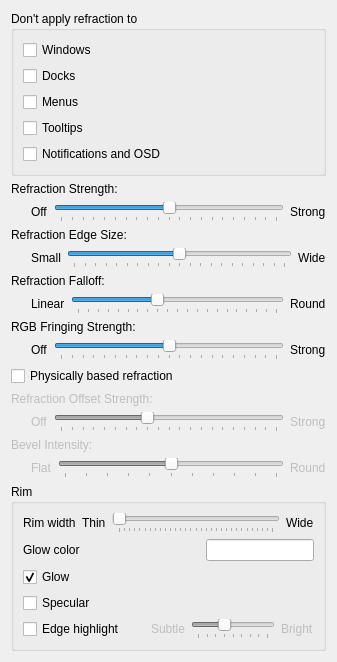
         <widget class="QWidget" name="scrollContentRefraction">
          <layout class="QVBoxLayout">
           <item>
            <widget class="QGroupBox" name="groupBoxRefractionExclusions">
             <property name="title">
              <string>Don't apply refraction to</string>
             </property>
             <layout class="QVBoxLayout" name="verticalLayoutRefractionExclusions">
              <item>
               <widget class="QCheckBox" name="kcfg_RefractionExcludeWindows">
                <property name="text">
                 <string>Windows</string>
                </property>
               </widget>
              </item>
              <item>
               <widget class="QCheckBox" name="kcfg_RefractionExcludeDocks">
                <property name="text">
                 <string>Docks</string>
                </property>
               </widget>
              </item>
              <item>
               <widget class="QCheckBox" name="kcfg_RefractionExcludeMenus">
                <property name="text">
                 <string>Menus</string>
                </property>
               </widget>
              </item>
              <item>
               <widget class="QCheckBox" name="kcfg_RefractionExcludeTooltips">
                <property name="text">
                 <string>Tooltips</string>
                </property>
               </widget>
              </item>
              <item>
               <widget class="QCheckBox" name="kcfg_RefractionExcludeOSD">
                <property name="text">
                 <string>Notifications and OSD</string>
                </property>
               </widget>
              </item>
             </layout>
            </widget>
           </item>
           <item>
            <widget class="QLabel" name="labelRefractionStrength">
             <property name="text">
              <string>Refraction Strength:</string>
             </property>
            </widget>
           </item>
           <item>
            <layout class="QHBoxLayout" name="horizontalLayout">
             <item>
              <spacer name="horizontalSpacer">
               <property name="orientation">
                <enum>Qt::Orientation::Horizontal</enum>
               </property>
               <property name="sizeType">
                <enum>QSizePolicy::Policy::Fixed</enum>
               </property>
               <property name="sizeHint" stdset="0">
                <size>
                 <width>20</width>
                 <height>20</height>
                </size>
               </property>
              </spacer>
             </item>
             <item>
              <widget class="QLabel" name="labelRefractionStrengthOff">
               <property name="text">
                <string>Off</string>
               </property>
              </widget>
             </item>
             <item>
              <widget class="QSlider" name="kcfg_RefractionStrength">
               <property name="minimum">
                <number>0</number>
               </property>
               <property name="maximum">
                <number>20</number>
               </property>
               <property name="singleStep">
                <number>1</number>
               </property>
               <property name="pageStep">
                <number>1</number>
               </property>
               <property name="value">
                <number>10</number>
               </property>
               <property name="orientation">
                <enum>Qt::Orientation::Horizontal</enum>
               </property>
               <property name="tickPosition">
                <enum>QSlider::TickPosition::TicksBelow</enum>
               </property>
              </widget>
             </item>
             <item>
              <widget class="QLabel" name="labelRefractionStrengthStrong">
               <property name="text">
                <string>Strong</string>
               </property>
              </widget>
             </item>
            </layout>
           </item>
           <item>
            <widget class="QLabel" name="labelRefractionEdgeSize">
             <property name="text">
              <string>Refraction Edge Size:</string>
             </property>
            </widget>
           </item>
           <item>
            <layout class="QHBoxLayout" name="horizontalLayout">
             <item>
              <spacer name="horizontalSpacer">
               <property name="orientation">
                <enum>Qt::Orientation::Horizontal</enum>
               </property>
               <property name="sizeType">
                <enum>QSizePolicy::Policy::Fixed</enum>
               </property>
               <property name="sizeHint" stdset="0">
                <size>
                 <width>20</width>
                 <height>20</height>
                </size>
               </property>
              </spacer>
             </item>
             <item>
              <widget class="QLabel" name="labelRefractionEdgeSizeSmall">
               <property name="text">
                <string>Small</string>
               </property>
              </widget>
             </item>
             <item>
              <widget class="QSlider" name="kcfg_RefractionEdgeSize">
               <property name="minimum">
                <number>0</number>
               </property>
               <property name="maximum">
                <number>20</number>
               </property>
               <property name="singleStep">
                <number>1</number>
               </property>
               <property name="pageStep">
                <number>1</number>
               </property>
               <property name="value">
                <number>10</number>
               </property>
               <property name="orientation">
                <enum>Qt::Orientation::Horizontal</enum>
               </property>
               <property name="tickPosition">
                <enum>QSlider::TickPosition::TicksBelow</enum>
               </property>
              </widget>
             </item>
             <item>
              <widget class="QLabel" name="labelRefractionEdgeSizeWide">
               <property name="text">
                <string>Wide</string>
               </property>
              </widget>
             </item>
            </layout>
           </item>
           <item>
            <widget class="QLabel" name="labelRefractionNormalPow">
             <property name="text">
              <string>Refraction Falloff:</string>
             </property>
            </widget>
           </item>
           <item>
            <layout class="QHBoxLayout" name="horizontalLayout">
             <item>
              <spacer name="horizontalSpacer">
               <property name="orientation">
                <enum>Qt::Orientation::Horizontal</enum>
               </property>
               <property name="sizeType">
                <enum>QSizePolicy::Policy::Fixed</enum>
               </property>
               <property name="sizeHint" stdset="0">
                <size>
                 <width>20</width>
                 <height>20</height>
                </size>
               </property>
              </spacer>
             </item>
             <item>
              <widget class="QLabel" name="labelRefractionNormalPowLinear">
               <property name="text">
                <string>Linear</string>
               </property>
              </widget>
             </item>
             <item>
              <widget class="QSlider" name="kcfg_RefractionNormalPow">
               <property name="minimum">
                <number>2</number>
               </property>
               <property name="maximum">
                <number>22</number>
               </property>
               <property name="singleStep">
                <number>1</number>
               </property>
               <property name="pageStep">
                <number>1</number>
               </property>
               <property name="value">
                <number>10</number>
               </property>
               <property name="orientation">
                <enum>Qt::Orientation::Horizontal</enum>
               </property>
               <property name="tickPosition">
                <enum>QSlider::TickPosition::TicksBelow</enum>
               </property>
              </widget>
             </item>
             <item>
              <widget class="QLabel" name="labelRefractionNormalPowRound">
               <property name="text">
                <string>Round</string>
               </property>
              </widget>
             </item>
            </layout>
           </item>
           <item>
            <widget class="QLabel" name="labelRefractionRGBFringing">
             <property name="text">
              <string>RGB Fringing Strength:</string>
             </property>
            </widget>
           </item>
           <item>
            <layout class="QHBoxLayout" name="horizontalLayout">
             <item>
              <spacer name="horizontalSpacer">
               <property name="orientation">
                <enum>Qt::Orientation::Horizontal</enum>
               </property>
               <property name="sizeType">
                <enum>QSizePolicy::Policy::Fixed</enum>
               </property>
               <property name="sizeHint" stdset="0">
                <size>
                 <width>20</width>
                 <height>20</height>
                </size>
               </property>
              </spacer>
             </item>
             <item>
              <widget class="QLabel" name="labelRefractionRGBFringingOff">
               <property name="text">
                <string>Off</string>
               </property>
              </widget>
             </item>
             <item>
              <widget class="QSlider" name="kcfg_RefractionRGBFringing">
               <property name="minimum">
                <number>0</number>
               </property>
               <property name="maximum">
                <number>20</number>
               </property>
               <property name="singleStep">
                <number>1</number>
               </property>
               <property name="pageStep">
                <number>1</number>
               </property>
               <property name="value">
                <number>10</number>
               </property>
               <property name="orientation">
                <enum>Qt::Orientation::Horizontal</enum>
               </property>
               <property name="tickPosition">
                <enum>QSlider::TickPosition::TicksBelow</enum>
               </property>
              </widget>
             </item>
             <item>
              <widget class="QLabel" name="labelRefractionRGBFringingStrong">
               <property name="text">
                <string>Strong</string>
               </property>
              </widget>
             </item>
            </layout>
           </item>
           <item>
            <widget class="QCheckBox" name="kcfg_PhysicallyBasedRefraction">
             <property name="text">
              <string>Physically based refraction</string>
             </property>
             <property name="toolTip">
              <string>Use a Snell's-law (IOR-based) refraction model instead. The Refraction Strength slider is reinterpreted as the index-of-refraction delta in this mode.</string>
             </property>
            </widget>
           </item>
           <item>
            <widget class="QLabel" name="labelRefractionOffsetStrength">
             <property name="enabled">
              <bool>false</bool>
             </property>
             <property name="text">
              <string>Refraction Offset Strength:</string>
             </property>
            </widget>
           </item>
           <item>
            <layout class="QHBoxLayout" name="horizontalLayoutRefractionOffsetStrength">
             <item>
              <spacer name="horizontalSpacerRefractionOffsetStrength">
               <property name="orientation">
                <enum>Qt::Orientation::Horizontal</enum>
               </property>
               <property name="sizeType">
                <enum>QSizePolicy::Policy::Fixed</enum>
               </property>
               <property name="sizeHint" stdset="0">
                <size>
                 <width>20</width>
                 <height>20</height>
                </size>
               </property>
              </spacer>
             </item>
             <item>
              <widget class="QLabel" name="labelRefractionOffsetStrengthOff">
               <property name="enabled">
                <bool>false</bool>
               </property>
               <property name="text">
                <string>Off</string>
               </property>
              </widget>
             </item>
             <item>
              <widget class="QSlider" name="kcfg_RefractionOffsetStrength">
               <property name="enabled">
                <bool>false</bool>
               </property>
               <property name="minimum">
                <number>0</number>
               </property>
               <property name="maximum">
                <number>20</number>
               </property>
               <property name="singleStep">
                <number>1</number>
               </property>
               <property name="pageStep">
                <number>1</number>
               </property>
               <property name="value">
                <number>8</number>
               </property>
               <property name="orientation">
                <enum>Qt::Orientation::Horizontal</enum>
               </property>
               <property name="tickPosition">
                <enum>QSlider::TickPosition::TicksBelow</enum>
               </property>
               <property name="toolTip">
                <string>Pulls the IOR-based refraction outward based on position within the window (Snell's-law mode only).</string>
               </property>
              </widget>
             </item>
             <item>
              <widget class="QLabel" name="labelRefractionOffsetStrengthStrong">
               <property name="enabled">
                <bool>false</bool>
               </property>
               <property name="text">
                <string>Strong</string>
               </property>
              </widget>
             </item>
            </layout>
           </item>
           <item>
            <widget class="QLabel" name="labelRefractionBevelIntensity">
             <property name="enabled">
              <bool>false</bool>
             </property>
             <property name="text">
              <string>Bevel Intensity:</string>
             </property>
            </widget>
           </item>
           <item>
            <layout class="QHBoxLayout" name="horizontalLayoutRefractionBevelIntensity">
             <item>
              <spacer name="horizontalSpacerRefractionBevelIntensity">
               <property name="orientation">
                <enum>Qt::Orientation::Horizontal</enum>
               </property>
               <property name="sizeType">
                <enum>QSizePolicy::Policy::Fixed</enum>
               </property>
               <property name="sizeHint" stdset="0">
                <size>
                 <width>20</width>
                 <height>20</height>
                </size>
               </property>
              </spacer>
             </item>
             <item>
              <widget class="QLabel" name="labelRefractionBevelIntensityFlat">
               <property name="enabled">
                <bool>false</bool>
               </property>
               <property name="text">
                <string>Flat</string>
               </property>
              </widget>
             </item>
             <item>
              <widget class="QSlider" name="kcfg_RefractionBevelIntensity">
               <property name="enabled">
                <bool>false</bool>
               </property>
               <property name="minimum">
                <number>5</number>
               </property>
               <property name="maximum">
                <number>15</number>
               </property>
               <property name="singleStep">
                <number>1</number>
               </property>
               <property name="pageStep">
                <number>1</number>
               </property>
               <property name="value">
                <number>10</number>
               </property>
               <property name="orientation">
                <enum>Qt::Orientation::Horizontal</enum>
               </property>
               <property name="tickPosition">
                <enum>QSlider::TickPosition::TicksBelow</enum>
               </property>
               <property name="toolTip">
                <string>Scales the silhouette tilt — higher gives a more pronounced rounded-over edge.</string>
               </property>
              </widget>
             </item>
             <item>
              <widget class="QLabel" name="labelRefractionBevelIntensityRound">
               <property name="enabled">
                <bool>false</bool>
               </property>
               <property name="text">
                <string>Round</string>
               </property>
              </widget>
             </item>
            </layout>
           </item>
           <item>
            <widget class="QGroupBox" name="rimGroupBox">
             <property name="title">
              <string>Rim</string>
             </property>
             <layout class="QVBoxLayout">
              <item>
               <layout class="QHBoxLayout" name="horizontalLayoutRimWidth">
                <item>
                 <widget class="QLabel" name="labelRimWidth">
                  <property name="text">
                   <string>Rim width</string>
                  </property>
                 </widget>
                </item>
                <item>
                 <widget class="QLabel" name="labelRimWidthThin">
                  <property name="text">
                   <string>Thin</string>
                  </property>
                 </widget>
                </item>
                <item>
                 <widget class="QSlider" name="kcfg_RimWidth">
                  <property name="minimum">
                   <number>10</number>
                  </property>
                  <property name="maximum">
                   <number>40</number>
                  </property>
                  <property name="singleStep">
                   <number>1</number>
                  </property>
                  <property name="pageStep">
                   <number>1</number>
                  </property>
                  <property name="value">
                   <number>10</number>
                  </property>
                  <property name="orientation">
                   <enum>Qt::Orientation::Horizontal</enum>
                  </property>
                  <property name="tickPosition">
                   <enum>QSlider::TickPosition::TicksBelow</enum>
                  </property>
                 </widget>
                </item>
                <item>
                 <widget class="QLabel" name="labelRimWidthWide">
                  <property name="text">
                   <string>Wide</string>
                  </property>
                 </widget>
                </item>
               </layout>
              </item>
              <item>
               <layout class="QHBoxLayout" name="horizontalLayoutRimGlowColor">
                <item>
                 <widget class="QLabel" name="labelGlowColor">
                  <property name="text">
                   <string>Glow color</string>
                  </property>
                 </widget>
                </item>
                <item>
                 <widget class="QLineEdit" name="kcfg_GlowColor">
                  <property name="sizePolicy">
                   <sizepolicy hsizetype="Fixed" vsizetype="Fixed">
                    <horstretch>0</horstretch>
                    <verstretch>0</verstretch>
                   </sizepolicy>
                  </property>
                  <property name="toolTip">
                   <string>Enter a color in #AARRGGBB format. The A (alpha) channel sets glow strength.</string>
                  </property>
                 </widget>
                </item>
               </layout>
              </item>
              <item>
               <widget class="QCheckBox" name="kcfg_RimGlow">
                <property name="text">
                 <string>Glow</string>
                </property>
                <property name="checked">
                 <bool>true</bool>
                </property>
               </widget>
              </item>
              <item>
               <widget class="QCheckBox" name="kcfg_RimSpecular">
                <property name="text">
                 <string>Specular</string>
                </property>
               </widget>
              </item>
              <item>
               <layout class="QHBoxLayout" name="horizontalLayoutRimEdgeHighlight">
                <item>
                 <widget class="QCheckBox" name="kcfg_RimEdgeHighlight">
                  <property name="text">
                   <string>Edge highlight</string>
                  </property>
                 </widget>
                </item>
                <item>
                 <spacer name="horizontalSpacerRimEdgeHighlight">
                  <property name="orientation">
                   <enum>Qt::Orientation::Horizontal</enum>
                  </property>
                  <property name="sizeHint" stdset="0">
                   <size>
                    <width>20</width>
                    <height>20</height>
                   </size>
                  </property>
                 </spacer>
                </item>
                <item>
                 <widget class="QLabel" name="labelRimEdgeHighlightSubtle">
                  <property name="enabled">
                   <bool>false</bool>
                  </property>
                  <property name="text">
                   <string>Subtle</string>
                  </property>
                 </widget>
                </item>
                <item>
                 <widget class="QSlider" name="kcfg_RimEdgeHighlightStrength">
                  <property name="enabled">
                   <bool>false</bool>
                  </property>
                  <property name="minimum">
                   <number>0</number>
                  </property>
                  <property name="maximum">
                   <number>16</number>
                  </property>
                  <property name="singleStep">
                   <number>2</number>
                  </property>
                  <property name="pageStep">
                   <number>2</number>
                  </property>
                  <property name="value">
                   <number>6</number>
                  </property>
                  <property name="orientation">
                   <enum>Qt::Orientation::Horizontal</enum>
                  </property>
                  <property name="tickPosition">
                   <enum>QSlider::TickPosition::TicksBelow</enum>
                  </property>
                 </widget>
                </item>
                <item>
                 <widget class="QLabel" name="labelRimEdgeHighlightBright">
                  <property name="enabled">
                   <bool>false</bool>
                  </property>
                  <property name="text">
                   <string>Bright</string>
                  </property>
                 </widget>
                </item>
               </layout>
              </item>
             </layout>
            </widget>
           </item>
           <item>
            <spacer name="verticalSpacer">
             <property name="orientation">
              <enum>Qt::Orientation::Vertical</enum>
             </property>
             <property name="sizeHint" stdset="0">
              <size>
               <width>0</width>
               <height>0</height>
              </size>
             </property>
            </spacer>
           </item>
          </layout>
         </widget>
